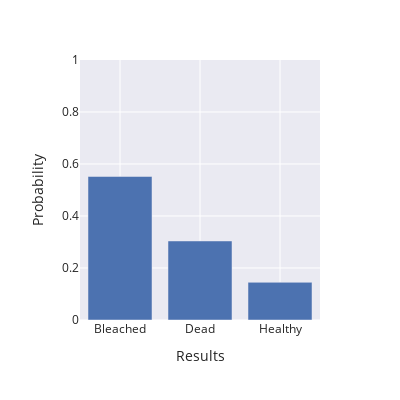

Here is the notebook cell this chart was saved with:
### Code cell
import plotly.express as px
fig = px.bar(
        prob_per_class,
        x = 'Results',
        y = 'Probability',
        range_y=[0,1],
        width=400, height=400,template='seaborn')
fig.show()

### Figure 1 — Plotly figure (JSON) as saved in the notebook; plotly's stock layout.template omitted (floating-point values rounded to 4 significant figures)
{"data": [{"alignmentgroup": "True", "hovertemplate": "Results=%{x}<br>Probability=%{y}<extra></extra>", "legendgroup": "", "marker": {"color": "rgb(76,114,176)"}, "name": "", "offsetgroup": "", "orientation": "v", "showlegend": false, "textposition": "auto", "type": "bar", "x": ["Bleached", "Dead", "Healthy"], "xaxis": "x", "y": [0.552, 0.304, 0.145], "yaxis": "y"}], "layout": {"barmode": "relative", "height": 400, "legend": {"tracegroupgap": 0}, "margin": {"t": 60}, "width": 400, "xaxis": {"anchor": "y", "domain": [0, 1], "title": {"text": "Results"}}, "yaxis": {"anchor": "x", "domain": [0, 1], "range": [0, 1], "title": {"text": "Probability"}}}}
